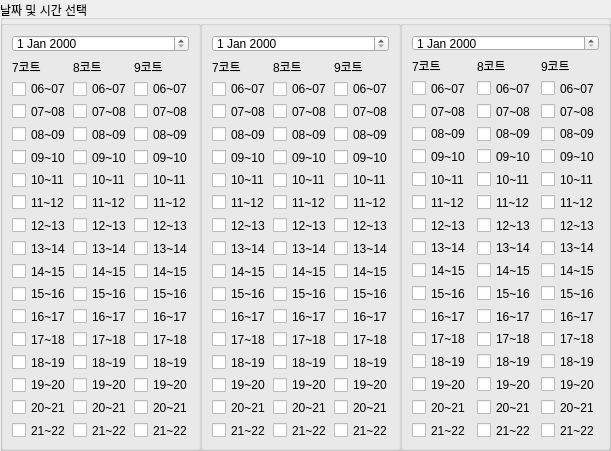
  <widget class="QGroupBox" name="groupBox">
   <property name="geometry">
    <rect>
     <x>230</x>
     <y>100</y>
     <width>611</width>
     <height>451</height>
    </rect>
   </property>
   <property name="title">
    <string>날짜 및 시간 선택</string>
   </property>
   <widget class="QGroupBox" name="GroupBox_day2">
    <property name="geometry">
     <rect>
      <x>200</x>
      <y>20</y>
      <width>201</width>
      <height>431</height>
     </rect>
    </property>
    <layout class="QGridLayout" name="gridLayout_3">
     <item row="3" column="1">
      <widget class="QLabel" name="label_5">
       <property name="text">
        <string>8코트</string>
       </property>
      </widget>
     </item>
     <item row="5" column="0">
      <widget class="QCheckBox" name="day2_7_2">
       <property name="text">
        <string>07~08</string>
       </property>
      </widget>
     </item>
     <item row="4" column="1">
      <widget class="QCheckBox" name="day2_8_1">
       <property name="text">
        <string>06~07</string>
       </property>
      </widget>
     </item>
     <item row="4" column="0">
      <widget class="QCheckBox" name="day2_7_1">
       <property name="text">
        <string>06~07</string>
       </property>
      </widget>
     </item>
     <item row="6" column="0">
      <widget class="QCheckBox" name="day2_7_3">
       <property name="text">
        <string>08~09</string>
       </property>
      </widget>
     </item>
     <item row="5" column="1">
      <widget class="QCheckBox" name="day2_8_2">
       <property name="text">
        <string>07~08</string>
       </property>
      </widget>
     </item>
     <item row="3" column="0">
      <widget class="QLabel" name="label_6">
       <property name="text">
        <string>7코트</string>
       </property>
      </widget>
     </item>
     <item row="6" column="1">
      <widget class="QCheckBox" name="day2_8_3">
       <property name="text">
        <string>08~09</string>
       </property>
      </widget>
     </item>
     <item row="7" column="0">
      <widget class="QCheckBox" name="day2_7_4">
       <property name="text">
        <string>09~10</string>
       </property>
      </widget>
     </item>
     <item row="8" column="0">
      <widget class="QCheckBox" name="day2_7_5">
       <property name="text">
        <string>10~11</string>
       </property>
      </widget>
     </item>
     <item row="8" column="1">
      <widget class="QCheckBox" name="day2_8_5">
       <property name="text">
        <string>10~11</string>
       </property>
      </widget>
     </item>
     <item row="9" column="0">
      <widget class="QCheckBox" name="day2_7_6">
       <property name="text">
        <string>11~12</string>
       </property>
      </widget>
     </item>
     <item row="9" column="1">
      <widget class="QCheckBox" name="day2_8_6">
       <property name="text">
        <string>11~12</string>
       </property>
      </widget>
     </item>
     <item row="10" column="0">
      <widget class="QCheckBox" name="day2_7_7">
       <property name="text">
        <string>12~13</string>
       </property>
      </widget>
     </item>
     <item row="10" column="1">
      <widget class="QCheckBox" name="day2_8_7">
       <property name="text">
        <string>12~13</string>
       </property>
      </widget>
     </item>
     <item row="11" column="0">
      <widget class="QCheckBox" name="day2_7_8">
       <property name="text">
        <string>13~14</string>
       </property>
      </widget>
     </item>
     <item row="11" column="1">
      <widget class="QCheckBox" name="day2_8_8">
       <property name="text">
        <string>13~14</string>
       </property>
      </widget>
     </item>
     <item row="12" column="0">
      <widget class="QCheckBox" name="day2_7_9">
       <property name="text">
        <string>14~15</string>
       </property>
      </widget>
     </item>
     <item row="12" column="1">
      <widget class="QCheckBox" name="day2_8_9">
       <property name="text">
        <string>14~15</string>
       </property>
      </widget>
     </item>
     <item row="13" column="0">
      <widget class="QCheckBox" name="day2_7_10">
       <property name="text">
        <string>15~16</string>
       </property>
      </widget>
     </item>
     <item row="13" column="1">
      <widget class="QCheckBox" name="day2_8_10">
       <property name="text">
        <string>15~16</string>
       </property>
      </widget>
     </item>
     <item row="14" column="0">
      <widget class="QCheckBox" name="day2_7_11">
       <property name="text">
        <string>16~17</string>
       </property>
      </widget>
     </item>
     <item row="14" column="1">
      <widget class="QCheckBox" name="day2_8_11">
       <property name="text">
        <string>16~17</string>
       </property>
      </widget>
     </item>
     <item row="15" column="0">
      <widget class="QCheckBox" name="day2_7_12">
       <property name="text">
        <string>17~18</string>
       </property>
      </widget>
     </item>
     <item row="15" column="1">
      <widget class="QCheckBox" name="day2_8_12">
       <property name="text">
        <string>17~18</string>
       </property>
      </widget>
     </item>
     <item row="16" column="0">
      <widget class="QCheckBox" name="day2_7_13">
       <property name="text">
        <string>18~19</string>
       </property>
      </widget>
     </item>
     <item row="16" column="1">
      <widget class="QCheckBox" name="day2_8_13">
       <property name="text">
        <string>18~19</string>
       </property>
      </widget>
     </item>
     <item row="17" column="0">
      <widget class="QCheckBox" name="day2_7_14">
       <property name="text">
        <string>19~20</string>
       </property>
      </widget>
     </item>
     <item row="17" column="1">
      <widget class="QCheckBox" name="day2_8_14">
       <property name="text">
        <string>19~20</string>
       </property>
      </widget>
     </item>
     <item row="18" column="0">
      <widget class="QCheckBox" name="day2_7_15">
       <property name="text">
        <string>20~21</string>
       </property>
      </widget>
     </item>
     <item row="18" column="1">
      <widget class="QCheckBox" name="day2_8_15">
       <property name="text">
        <string>20~21</string>
       </property>
      </widget>
     </item>
     <item row="19" column="0">
      <widget class="QCheckBox" name="day2_7_16">
       <property name="text">
        <string>21~22</string>
       </property>
      </widget>
     </item>
     <item row="19" column="1">
      <widget class="QCheckBox" name="day2_8_16">
       <property name="text">
        <string>21~22</string>
       </property>
      </widget>
     </item>
     <item row="7" column="1">
      <widget class="QCheckBox" name="day2_8_4">
       <property name="text">
        <string>09~10</string>
       </property>
      </widget>
     </item>
     <item row="19" column="2">
      <widget class="QCheckBox" name="day2_9_16">
       <property name="text">
        <string>21~22</string>
       </property>
      </widget>
     </item>
     <item row="10" column="2">
      <widget class="QCheckBox" name="day2_9_7">
       <property name="text">
        <string>12~13</string>
       </property>
      </widget>
     </item>
     <item row="12" column="2">
      <widget class="QCheckBox" name="day2_9_9">
       <property name="text">
        <string>14~15</string>
       </property>
      </widget>
     </item>
     <item row="8" column="2">
      <widget class="QCheckBox" name="day2_9_5">
       <property name="text">
        <string>10~11</string>
       </property>
      </widget>
     </item>
     <item row="11" column="2">
      <widget class="QCheckBox" name="day2_9_8">
       <property name="text">
        <string>13~14</string>
       </property>
      </widget>
     </item>
     <item row="13" column="2">
      <widget class="QCheckBox" name="day2_9_10">
       <property name="text">
        <string>15~16</string>
       </property>
      </widget>
     </item>
     <item row="7" column="2">
      <widget class="QCheckBox" name="day2_9_4">
       <property name="text">
        <string>09~10</string>
       </property>
      </widget>
     </item>
     <item row="9" column="2">
      <widget class="QCheckBox" name="day2_9_6">
       <property name="text">
        <string>11~12</string>
       </property>
      </widget>
     </item>
     <item row="4" column="2">
      <widget class="QCheckBox" name="day2_9_1">
       <property name="text">
        <string>06~07</string>
       </property>
      </widget>
     </item>
     <item row="5" column="2">
      <widget class="QCheckBox" name="day2_9_2">
       <property name="text">
        <string>07~08</string>
       </property>
      </widget>
     </item>
     <item row="6" column="2">
      <widget class="QCheckBox" name="day2_9_3">
       <property name="text">
        <string>08~09</string>
       </property>
      </widget>
     </item>
     <item row="17" column="2">
      <widget class="QCheckBox" name="day2_9_14">
       <property name="text">
        <string>19~20</string>
       </property>
      </widget>
     </item>
     <item row="18" column="2">
      <widget class="QCheckBox" name="day2_9_15">
       <property name="text">
        <string>20~21</string>
       </property>
      </widget>
     </item>
     <item row="14" column="2">
      <widget class="QCheckBox" name="day2_9_11">
       <property name="text">
        <string>16~17</string>
       </property>
      </widget>
     </item>
     <item row="16" column="2">
      <widget class="QCheckBox" name="day2_9_13">
       <property name="text">
        <string>18~19</string>
       </property>
      </widget>
     </item>
     <item row="15" column="2">
      <widget class="QCheckBox" name="day2_9_12">
       <property name="text">
        <string>17~18</string>
       </property>
      </widget>
     </item>
     <item row="3" column="2">
      <widget class="QLabel" name="label_9">
       <property name="text">
        <string>9코트</string>
       </property>
      </widget>
     </item>
     <item row="2" column="0" colspan="3">
      <widget class="QDateEdit" name="date2InputBox"/>
     </item>
    </layout>
   </widget>
   <widget class="QGroupBox" name="GroupBox_day3">
    <property name="geometry">
     <rect>
      <x>400</x>
      <y>20</y>
      <width>211</width>
      <height>431</height>
     </rect>
    </property>
    <layout class="QGridLayout" name="gridLayout_4">
     <item row="18" column="0">
      <widget class="QCheckBox" name="day3_7_13">
       <property name="text">
        <string>18~19</string>
       </property>
      </widget>
     </item>
     <item row="17" column="1">
      <widget class="QCheckBox" name="day3_8_12">
       <property name="text">
        <string>17~18</string>
       </property>
      </widget>
     </item>
     <item row="17" column="0">
      <widget class="QCheckBox" name="day3_7_12">
       <property name="text">
        <string>17~18</string>
       </property>
      </widget>
     </item>
     <item row="16" column="1">
      <widget class="QCheckBox" name="day3_8_11">
       <property name="text">
        <string>16~17</string>
       </property>
      </widget>
     </item>
     <item row="19" column="1">
      <widget class="QCheckBox" name="day3_8_14">
       <property name="text">
        <string>19~20</string>
       </property>
      </widget>
     </item>
     <item row="18" column="1">
      <widget class="QCheckBox" name="day3_8_13">
       <property name="text">
        <string>18~19</string>
       </property>
      </widget>
     </item>
     <item row="19" column="0">
      <widget class="QCheckBox" name="day3_7_14">
       <property name="text">
        <string>19~20</string>
       </property>
      </widget>
     </item>
     <item row="5" column="1">
      <widget class="QLabel" name="label_7">
       <property name="text">
        <string>8코트</string>
       </property>
      </widget>
     </item>
     <item row="7" column="0">
      <widget class="QCheckBox" name="day3_7_2">
       <property name="text">
        <string>07~08</string>
       </property>
      </widget>
     </item>
     <item row="6" column="1">
      <widget class="QCheckBox" name="day3_8_1">
       <property name="text">
        <string>06~07</string>
       </property>
      </widget>
     </item>
     <item row="6" column="0">
      <widget class="QCheckBox" name="day3_7_1">
       <property name="text">
        <string>06~07</string>
       </property>
      </widget>
     </item>
     <item row="8" column="0">
      <widget class="QCheckBox" name="day3_7_3">
       <property name="text">
        <string>08~09</string>
       </property>
      </widget>
     </item>
     <item row="7" column="1">
      <widget class="QCheckBox" name="day3_8_2">
       <property name="text">
        <string>07~08</string>
       </property>
      </widget>
     </item>
     <item row="5" column="0">
      <widget class="QLabel" name="label_8">
       <property name="text">
        <string>7코트</string>
       </property>
      </widget>
     </item>
     <item row="8" column="1">
      <widget class="QCheckBox" name="day3_8_3">
       <property name="text">
        <string>08~09</string>
       </property>
      </widget>
     </item>
     <item row="9" column="0">
      <widget class="QCheckBox" name="day3_7_4">
       <property name="text">
        <string>09~10</string>
       </property>
      </widget>
     </item>
     <item row="9" column="1">
      <widget class="QCheckBox" name="day3_8_4">
       <property name="text">
        <string>09~10</string>
       </property>
      </widget>
     </item>
     <item row="10" column="0">
      <widget class="QCheckBox" name="day3_7_5">
       <property name="text">
        <string>10~11</string>
       </property>
      </widget>
     </item>
     <item row="10" column="1">
      <widget class="QCheckBox" name="day3_8_5">
       <property name="text">
        <string>10~11</string>
       </property>
      </widget>
     </item>
     <item row="11" column="0">
      <widget class="QCheckBox" name="day3_7_6">
       <property name="text">
        <string>11~12</string>
       </property>
      </widget>
     </item>
     <item row="11" column="1">
      <widget class="QCheckBox" name="day3_8_6">
       <property name="text">
        <string>11~12</string>
       </property>
      </widget>
     </item>
     <item row="12" column="0">
      <widget class="QCheckBox" name="day3_7_7">
       <property name="text">
        <string>12~13</string>
       </property>
      </widget>
     </item>
     <item row="12" column="1">
      <widget class="QCheckBox" name="day3_8_7">
       <property name="text">
        <string>12~13</string>
       </property>
      </widget>
     </item>
     <item row="13" column="0">
      <widget class="QCheckBox" name="day3_7_8">
       <property name="text">
        <string>13~14</string>
       </property>
      </widget>
     </item>
     <item row="13" column="1">
      <widget class="QCheckBox" name="day3_8_8">
       <property name="text">
        <string>13~14</string>
       </property>
      </widget>
     </item>
     <item row="14" column="0">
      <widget class="QCheckBox" name="day3_7_9">
       <property name="text">
        <string>14~15</string>
       </property>
      </widget>
     </item>
     <item row="14" column="1">
      <widget class="QCheckBox" name="day3_8_9">
       <property name="text">
        <string>14~15</string>
       </property>
      </widget>
     </item>
     <item row="15" column="0">
      <widget class="QCheckBox" name="day3_7_10">
       <property name="text">
        <string>15~16</string>
       </property>
      </widget>
     </item>
     <item row="15" column="1">
      <widget class="QCheckBox" name="day3_8_10">
       <property name="text">
        <string>15~16</string>
       </property>
      </widget>
     </item>
     <item row="16" column="0">
      <widget class="QCheckBox" name="day3_7_11">
       <property name="text">
        <string>16~17</string>
       </property>
      </widget>
     </item>
     <item row="20" column="1">
      <widget class="QCheckBox" name="day3_8_15">
       <property name="text">
        <string>20~21</string>
       </property>
      </widget>
     </item>
     <item row="21" column="1">
      <widget class="QCheckBox" name="day3_8_16">
       <property name="text">
        <string>21~22</string>
       </property>
      </widget>
     </item>
     <item row="21" column="0">
      <widget class="QCheckBox" name="day3_7_16">
       <property name="text">
        <string>21~22</string>
       </property>
      </widget>
     </item>
     <item row="20" column="0">
      <widget class="QCheckBox" name="day3_7_15">
       <property name="text">
        <string>20~21</string>
       </property>
      </widget>
     </item>
     <item row="6" column="2">
      <widget class="QCheckBox" name="day3_9_1">
       <property name="text">
        <string>06~07</string>
       </property>
      </widget>
     </item>
     <item row="7" column="2">
      <widget class="QCheckBox" name="day3_9_2">
       <property name="text">
        <string>07~08</string>
       </property>
      </widget>
     </item>
     <item row="11" column="2">
      <widget class="QCheckBox" name="day3_9_6">
       <property name="text">
        <string>11~12</string>
       </property>
      </widget>
     </item>
     <item row="19" column="2">
      <widget class="QCheckBox" name="day3_9_14">
       <property name="text">
        <string>19~20</string>
       </property>
      </widget>
     </item>
     <item row="16" column="2">
      <widget class="QCheckBox" name="day3_9_11">
       <property name="text">
        <string>16~17</string>
       </property>
      </widget>
     </item>
     <item row="13" column="2">
      <widget class="QCheckBox" name="day3_9_8">
       <property name="text">
        <string>13~14</string>
       </property>
      </widget>
     </item>
     <item row="21" column="2">
      <widget class="QCheckBox" name="day3_9_16">
       <property name="text">
        <string>21~22</string>
       </property>
      </widget>
     </item>
     <item row="14" column="2">
      <widget class="QCheckBox" name="day3_9_9">
       <property name="text">
        <string>14~15</string>
       </property>
      </widget>
     </item>
     <item row="10" column="2">
      <widget class="QCheckBox" name="day3_9_5">
       <property name="text">
        <string>10~11</string>
       </property>
      </widget>
     </item>
     <item row="15" column="2">
      <widget class="QCheckBox" name="day3_9_10">
       <property name="text">
        <string>15~16</string>
       </property>
      </widget>
     </item>
     <item row="17" column="2">
      <widget class="QCheckBox" name="day3_9_12">
       <property name="text">
        <string>17~18</string>
       </property>
      </widget>
     </item>
     <item row="12" column="2">
      <widget class="QCheckBox" name="day3_9_7">
       <property name="text">
        <string>12~13</string>
       </property>
      </widget>
     </item>
     <item row="9" column="2">
      <widget class="QCheckBox" name="day3_9_4">
       <property name="text">
        <string>09~10</string>
       </property>
      </widget>
     </item>
     <item row="8" column="2">
      <widget class="QCheckBox" name="day3_9_3">
       <property name="text">
        <string>08~09</string>
       </property>
      </widget>
     </item>
     <item row="20" column="2">
      <widget class="QCheckBox" name="day3_9_15">
       <property name="text">
        <string>20~21</string>
       </property>
      </widget>
     </item>
     <item row="18" column="2">
      <widget class="QCheckBox" name="day3_9_13">
       <property name="text">
        <string>18~19</string>
       </property>
      </widget>
     </item>
     <item row="4" column="0" colspan="3">
      <widget class="QDateEdit" name="date3InputBox"/>
     </item>
     <item row="5" column="2">
      <widget class="QLabel" name="label_10">
       <property name="text">
        <string>9코트</string>
       </property>
      </widget>
     </item>
    </layout>
   </widget>
   <widget class="QGroupBox" name="GroupBox_day1">
    <property name="geometry">
     <rect>
      <x>0</x>
      <y>20</y>
      <width>201</width>
      <height>431</height>
     </rect>
    </property>
    <layout class="QGridLayout" name="gridLayout_6">
     <item row="8" column="1">
      <widget class="QCheckBox" name="day1_8_5">
       <property name="text">
        <string>10~11</string>
       </property>
      </widget>
     </item>
     <item row="3" column="1">
      <widget class="QLabel" name="label_11">
       <property name="text">
        <string>8코트</string>
       </property>
      </widget>
     </item>
     <item row="5" column="0">
      <widget class="QCheckBox" name="day1_7_2">
       <property name="text">
        <string>07~08</string>
       </property>
      </widget>
     </item>
     <item row="4" column="1">
      <widget class="QCheckBox" name="day1_8_1">
       <property name="text">
        <string>06~07</string>
       </property>
      </widget>
     </item>
     <item row="4" column="0">
      <widget class="QCheckBox" name="day1_7_1">
       <property name="text">
        <string>06~07</string>
       </property>
      </widget>
     </item>
     <item row="6" column="0">
      <widget class="QCheckBox" name="day1_7_3">
       <property name="text">
        <string>08~09</string>
       </property>
      </widget>
     </item>
     <item row="5" column="1">
      <widget class="QCheckBox" name="day1_8_2">
       <property name="text">
        <string>07~08</string>
       </property>
      </widget>
     </item>
     <item row="3" column="0">
      <widget class="QLabel" name="label_12">
       <property name="text">
        <string>7코트</string>
       </property>
      </widget>
     </item>
     <item row="6" column="1">
      <widget class="QCheckBox" name="day1_8_3">
       <property name="text">
        <string>08~09</string>
       </property>
      </widget>
     </item>
     <item row="7" column="0">
      <widget class="QCheckBox" name="day1_7_4">
       <property name="text">
        <string>09~10</string>
       </property>
      </widget>
     </item>
     <item row="7" column="1">
      <widget class="QCheckBox" name="day1_8_4">
       <property name="text">
        <string>09~10</string>
       </property>
      </widget>
     </item>
     <item row="8" column="0">
      <widget class="QCheckBox" name="day1_7_5">
       <property name="text">
        <string>10~11</string>
       </property>
      </widget>
     </item>
     <item row="9" column="0">
      <widget class="QCheckBox" name="day1_7_6">
       <property name="text">
        <string>11~12</string>
       </property>
      </widget>
     </item>
     <item row="9" column="1">
      <widget class="QCheckBox" name="day1_8_6">
       <property name="text">
        <string>11~12</string>
       </property>
      </widget>
     </item>
     <item row="10" column="0">
      <widget class="QCheckBox" name="day1_7_7">
       <property name="text">
        <string>12~13</string>
       </property>
      </widget>
     </item>
     <item row="10" column="1">
      <widget class="QCheckBox" name="day1_8_7">
       <property name="text">
        <string>12~13</string>
       </property>
      </widget>
     </item>
     <item row="11" column="0">
      <widget class="QCheckBox" name="day1_7_8">
       <property name="text">
        <string>13~14</string>
       </property>
      </widget>
     </item>
     <item row="11" column="1">
      <widget class="QCheckBox" name="day1_8_8">
       <property name="text">
        <string>13~14</string>
       </property>
      </widget>
     </item>
     <item row="12" column="0">
      <widget class="QCheckBox" name="day1_7_9">
       <property name="text">
        <string>14~15</string>
       </property>
      </widget>
     </item>
     <item row="12" column="1">
      <widget class="QCheckBox" name="day1_8_9">
       <property name="text">
        <string>14~15</string>
       </property>
      </widget>
     </item>
     <item row="13" column="0">
      <widget class="QCheckBox" name="day1_7_10">
       <property name="text">
        <string>15~16</string>
       </property>
      </widget>
     </item>
     <item row="13" column="1">
      <widget class="QCheckBox" name="day1_8_10">
       <property name="text">
        <string>15~16</string>
       </property>
      </widget>
     </item>
     <item row="14" column="0">
      <widget class="QCheckBox" name="day1_7_11">
       <property name="text">
        <string>16~17</string>
       </property>
      </widget>
     </item>
     <item row="14" column="1">
      <widget class="QCheckBox" name="day1_8_11">
       <property name="text">
        <string>16~17</string>
       </property>
      </widget>
     </item>
     <item row="15" column="0">
      <widget class="QCheckBox" name="day1_7_12">
       <property name="text">
        <string>17~18</string>
       </property>
      </widget>
     </item>
     <item row="15" column="1">
      <widget class="QCheckBox" name="day1_8_12">
       <property name="text">
        <string>17~18</string>
       </property>
      </widget>
     </item>
     <item row="16" column="0">
      <widget class="QCheckBox" name="day1_7_13">
       <property name="text">
        <string>18~19</string>
       </property>
      </widget>
     </item>
     <item row="16" column="1">
      <widget class="QCheckBox" name="day1_8_13">
       <property name="text">
        <string>18~19</string>
       </property>
      </widget>
     </item>
     <item row="17" column="0">
      <widget class="QCheckBox" name="day1_7_14">
       <property name="text">
        <string>19~20</string>
       </property>
      </widget>
     </item>
     <item row="17" column="1">
      <widget class="QCheckBox" name="day1_8_14">
       <property name="text">
        <string>19~20</string>
       </property>
      </widget>
     </item>
     <item row="18" column="0">
      <widget class="QCheckBox" name="day1_7_15">
       <property name="text">
        <string>20~21</string>
       </property>
      </widget>
     </item>
     <item row="18" column="1">
      <widget class="QCheckBox" name="day1_8_15">
       <property name="text">
        <string>20~21</string>
       </property>
      </widget>
     </item>
     <item row="19" column="0">
      <widget class="QCheckBox" name="day1_7_16">
       <property name="text">
        <string>21~22</string>
       </property>
      </widget>
     </item>
     <item row="19" column="1">
      <widget class="QCheckBox" name="day1_8_16">
       <property name="text">
        <string>21~22</string>
       </property>
      </widget>
     </item>
     <item row="15" column="2">
      <widget class="QCheckBox" name="day1_9_12">
       <property name="text">
        <string>17~18</string>
       </property>
      </widget>
     </item>
     <item row="3" column="2">
      <widget class="QLabel" name="label_13">
       <property name="text">
        <string>9코트</string>
       </property>
      </widget>
     </item>
     <item row="6" column="2">
      <widget class="QCheckBox" name="day1_9_3">
       <property name="text">
        <string>08~09</string>
       </property>
      </widget>
     </item>
     <item row="12" column="2">
      <widget class="QCheckBox" name="day1_9_9">
       <property name="text">
        <string>14~15</string>
       </property>
      </widget>
     </item>
     <item row="17" column="2">
      <widget class="QCheckBox" name="day1_9_14">
       <property name="text">
        <string>19~20</string>
       </property>
      </widget>
     </item>
     <item row="19" column="2">
      <widget class="QCheckBox" name="day1_9_16">
       <property name="text">
        <string>21~22</string>
       </property>
      </widget>
     </item>
     <item row="10" column="2">
      <widget class="QCheckBox" name="day1_9_7">
       <property name="text">
        <string>12~13</string>
       </property>
      </widget>
     </item>
     <item row="4" column="2">
      <widget class="QCheckBox" name="day1_9_1">
       <property name="text">
        <string>06~07</string>
       </property>
      </widget>
     </item>
     <item row="7" column="2">
      <widget class="QCheckBox" name="day1_9_4">
       <property name="text">
        <string>09~10</string>
       </property>
      </widget>
     </item>
     <item row="13" column="2">
      <widget class="QCheckBox" name="day1_9_10">
       <property name="text">
        <string>15~16</string>
       </property>
      </widget>
     </item>
     <item row="9" column="2">
      <widget class="QCheckBox" name="day1_9_6">
       <property name="text">
        <string>11~12</string>
       </property>
      </widget>
     </item>
     <item row="8" column="2">
      <widget class="QCheckBox" name="day1_9_5">
       <property name="text">
        <string>10~11</string>
       </property>
      </widget>
     </item>
     <item row="16" column="2">
      <widget class="QCheckBox" name="day1_9_13">
       <property name="text">
        <string>18~19</string>
       </property>
      </widget>
     </item>
     <item row="14" column="2">
      <widget class="QCheckBox" name="day1_9_11">
       <property name="text">
        <string>16~17</string>
       </property>
      </widget>
     </item>
     <item row="11" column="2">
      <widget class="QCheckBox" name="day1_9_8">
       <property name="text">
        <string>13~14</string>
       </property>
      </widget>
     </item>
     <item row="18" column="2">
      <widget class="QCheckBox" name="day1_9_15">
       <property name="text">
        <string>20~21</string>
       </property>
      </widget>
     </item>
     <item row="5" column="2">
      <widget class="QCheckBox" name="day1_9_2">
       <property name="text">
        <string>07~08</string>
       </property>
      </widget>
     </item>
     <item row="2" column="0" colspan="3">
      <widget class="QDateEdit" name="date1InputBox"/>
     </item>
    </layout>
   </widget>
  </widget>
